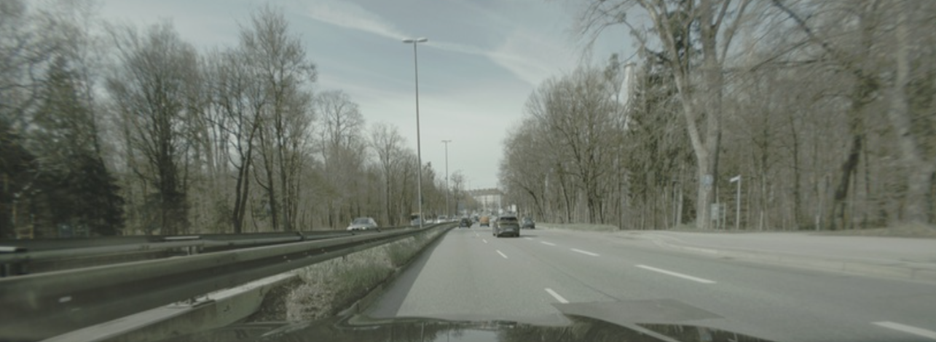
#> input picture img_5/img.png, 936 x 342 px
$ python fog.py
#> lines starting #> are read from the running program, lines starting #| are printed output that depends on the picture; long printed decimals are rounded
#> further down, Ip is the input picture: shape (342, 936, 3); mean B, G, R 110.6, 119.8, 113.9
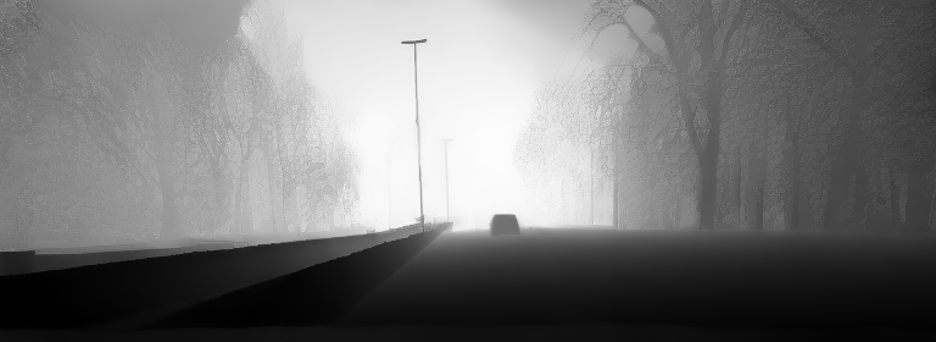
#> input picture img_5/imgd.png, 936 x 342 px
#> `depth[depth==0] = 1  # the depth_min shouldn't be 0`: depth: shape (342, 936) float16; min 1, max 255, mean 118.2
### FoHIS/tool_kit.py
"""
Towards Simulating Foggy and Hazy Images and Evaluating their Authenticity
Ning Zhang, Lin Zhang*, and Zaixi Cheng
"""

import numpy as np
import scipy.io as sio
import math
import cv2
from PIL import Image
from noise import pnoise3


# np.set_printoptions(threshold=np.inf)
np.errstate(invalid='ignore', divide='ignore')


def elevation_and_distance_estimation(src, depth, vertical_fov, horizontal_angle, camera_altitude):
    """
    estimate each pixel's elevation and distance
    :param src: RGB image
    :param depth: depth matrix
    :param vertical_fov: the camera vertical fov
    :param horizontal_angle: the angle between camera and horizontal line
    :param camera_altitude:
    :return: elevation and distance
    """
#> called with src = '../img_5/img.png', vertical_fov = 64, horizontal_angle = 0, camera_altitude = 1.8

    img = cv2.imread(src)
    img_dpi = get_image_info(src)
#| (143.993, 143.993)
#> img_dpi = (144, 144)
    height, width = img.shape[:2]
#> height = 342; width = 936
    altitude = np.empty((height, width))
    distance = np.empty((height, width))
    angle = np.empty((height, width))
    depth_min = depth.min()
#> depth_min = 3

    for j in range(width):
        for i in range(height):
            theta = i / (height - 1) * vertical_fov

            horizontal_angle = 0  # the horizontal angles of images in our paper are all 0¡ã

            if horizontal_angle == 0:
                if theta < 0.5 * vertical_fov:
                    distance[i, j] = depth[i, j] / math.cos(math.radians(0.5 * vertical_fov - theta))
                    h_half = math.tan(0.5*vertical_fov)*depth_min
                    y2 = (0.5*height-i)/img_dpi[0]*2.56
                    y1 = h_half*y2/(height/img_dpi[0]*2.56)

                    altitude[i, j] = camera_altitude+depth[i, j]*y1/depth_min
                    angle[i, j] = 0.5 * vertical_fov - theta
                elif theta == 0.5 * vertical_fov:
                    distance[i, j] = depth[i, j]
                    h_half = math.tan(0.5*vertical_fov)*depth_min
                    y2 = (i-0.5*height)/img_dpi[0]*2.56
                    y1 = h_half*y2/(height/img_dpi[0]*2.56)

                    altitude[i, j] = max(camera_altitude - depth[i, j]*y1/depth_min, 0)
                    angle[i, j] = 0
                elif theta > 0.5 * vertical_fov:
                    distance[i, j] = depth[i, j] / math.cos(math.radians(theta-0.5*vertical_fov))
                    h_half = math.tan(0.5*vertical_fov)*depth_min
                    y2 = (i-0.5*height)/img_dpi[0]*2.56
                    y1 = h_half*y2/(height/img_dpi[0]*2.56)

                    altitude[i, j] = max(camera_altitude - depth[i, j]*y1/depth_min, 0)
                    angle[i, j] = -(theta - 0.5 * vertical_fov)
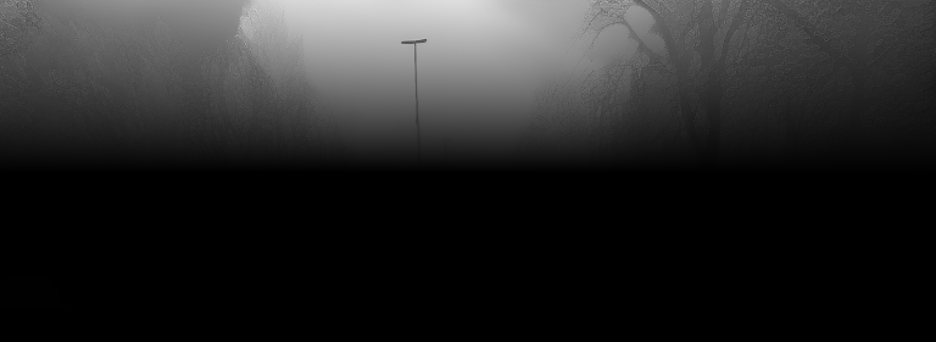
#> altitude: shape (342, 936) float64; min 0, max 221.9, mean 39.8
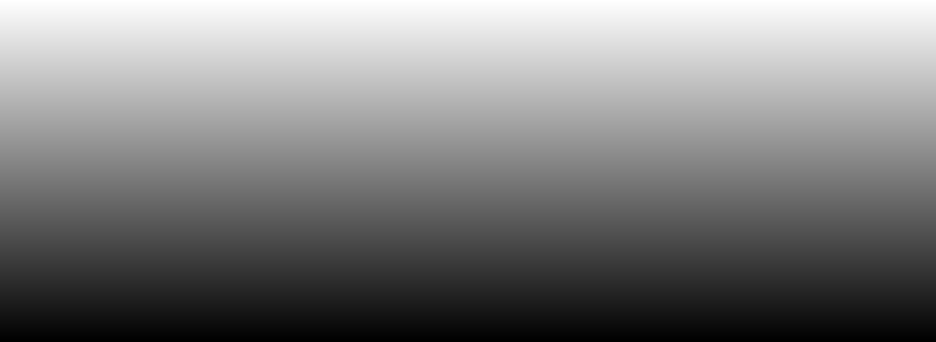
#> angle: shape (342, 936) float64; min -32, max 32, mean 0; drawn with min black and max white

    return altitude, distance, angle


def get_image_info(src):
    im = Image.open(src)

    # return im.info['dpi']
    print(im.info['dpi'])
    return im.info['dpi']

def noise(Ip, depth):
    p1 = Image.new('L', (Ip.shape[1], Ip.shape[0]))
#> p1: PIL image 936x342 L; every value is 0
    p2 = Image.new('L', (Ip.shape[1], Ip.shape[0]))
    p3 = Image.new('L', (Ip.shape[1], Ip.shape[0]))

    scale = 1/130.0
    for y in range(Ip.shape[0]):
        for x in range(Ip.shape[1]):
            v = pnoise3(x * scale, y * scale, depth[y, x] * scale, octaves=1, persistence=0.5, lacunarity=2.0)
            color = int((v+1)*128.0)
            p1.putpixel((x, y), color)

    scale = 1/60.0
    for y in range(Ip.shape[0]):
        for x in range(Ip.shape[1]):
            v = pnoise3(x * scale, y * scale, depth[y, x] * scale, octaves=1, persistence=0.5, lacunarity=2.0)
            color = int((v+0.5)*128)
            p2.putpixel((x, y), color)

    scale = 1/10.0
    for y in range(Ip.shape[0]):
        for x in range(Ip.shape[1]):
            v = pnoise3(x * scale, y * scale, depth[y, x] * scale, octaves=1, persistence=0.5, lacunarity=2.0)
            color = int((v+1.2)*128)
            p3.putpixel((x, y), color)

    perlin = (np.array(p1) + np.array(p2)/2 + np.array(p3)/4)/3

    return perlin

### FoHIS/const.py
"""
Towards Simulating Foggy and Hazy Images and Evaluating their Authenticity
Ning Zhang, Lin Zhang*, and Zaixi Cheng
"""

import sys


class Const(object):
    class ConstError(Exception):
        pass

    def __setattr__(self, key, value):
        if key in self.__dict__:
            raise self.ConstError
        else:
            self.__dict__[key] = value

    # [5 lines left out: function __getattr__, not called in this run]


sys.modules[__name__] = Const()

### FoHIS/fog.py
"""
Towards Simulating Foggy and Hazy Images and Evaluating their Authenticity
Ning Zhang, Lin Zhang*, and Zaixi Cheng
"""

import cv2
import numpy as np
import tool_kit as tk
from parameter import const

np.set_printoptions(threshold=np.inf)
np.errstate(invalid='ignore', divide='ignore')

# load rgb and depth image
img = '../img_5/img.png'
Ip = cv2.imread(img)
# name = str(img.split('.')[0].split('/')[1])
depth = cv2.imread('../img_5/imgd.png')[:, :, 0].astype(np.float16)
depth[depth==0] = 1  # the depth_min shouldn't be 0
depth *= 3

I = np.empty_like(Ip)
result = np.empty_like(Ip)

elevation, distance, angle = tk.elevation_and_distance_estimation(img, depth,
                                                         const.CAMERA_VERTICAL_FOV,
                                                         const.HORIZONTAL_ANGLE,
                                                         const.CAMERA_ALTITUDE)


if const.FT != 0:
#> (the run stopped early here; a loop or call above may not have finished)
